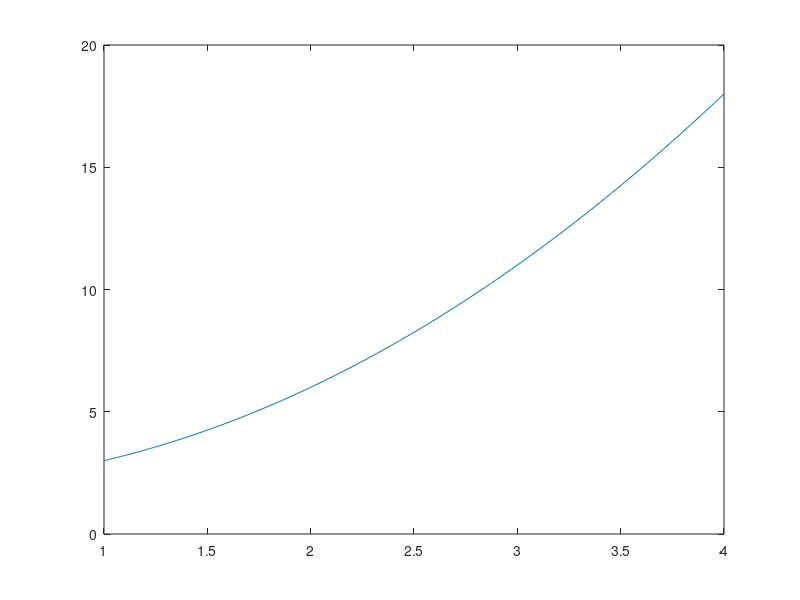

Write MATLAB code to recreate this figure.
% Octave Script
% Title			:Sumatoria de Riemann_supeiores_e_inferiores.
% Description		:Script para desarrrollar el ejericio 1 de la actividad Sumatoria de Riemann_supeiores_e_inferiores.
% Author		:Orlando Espinoza Valentin (Orlando-Esp) espinozaorlando978@gmail.com
% Date			:20210429
% sion		        :1
% Usage			:octave> /path/SumasSuperiores,SumasInferioresOrlandoEspinozaValentin3202
% Notes			:Requiere aplicacion octave-online usar en consola preferentemente. 
%program execution page :https://octave-online.net
 
fprintf ('El  AREA del ejercicio es 27u^2')
fprintf ('Grafica')
x=1:0.01:4;
y=(x.^2+2);
plot(x,y)
